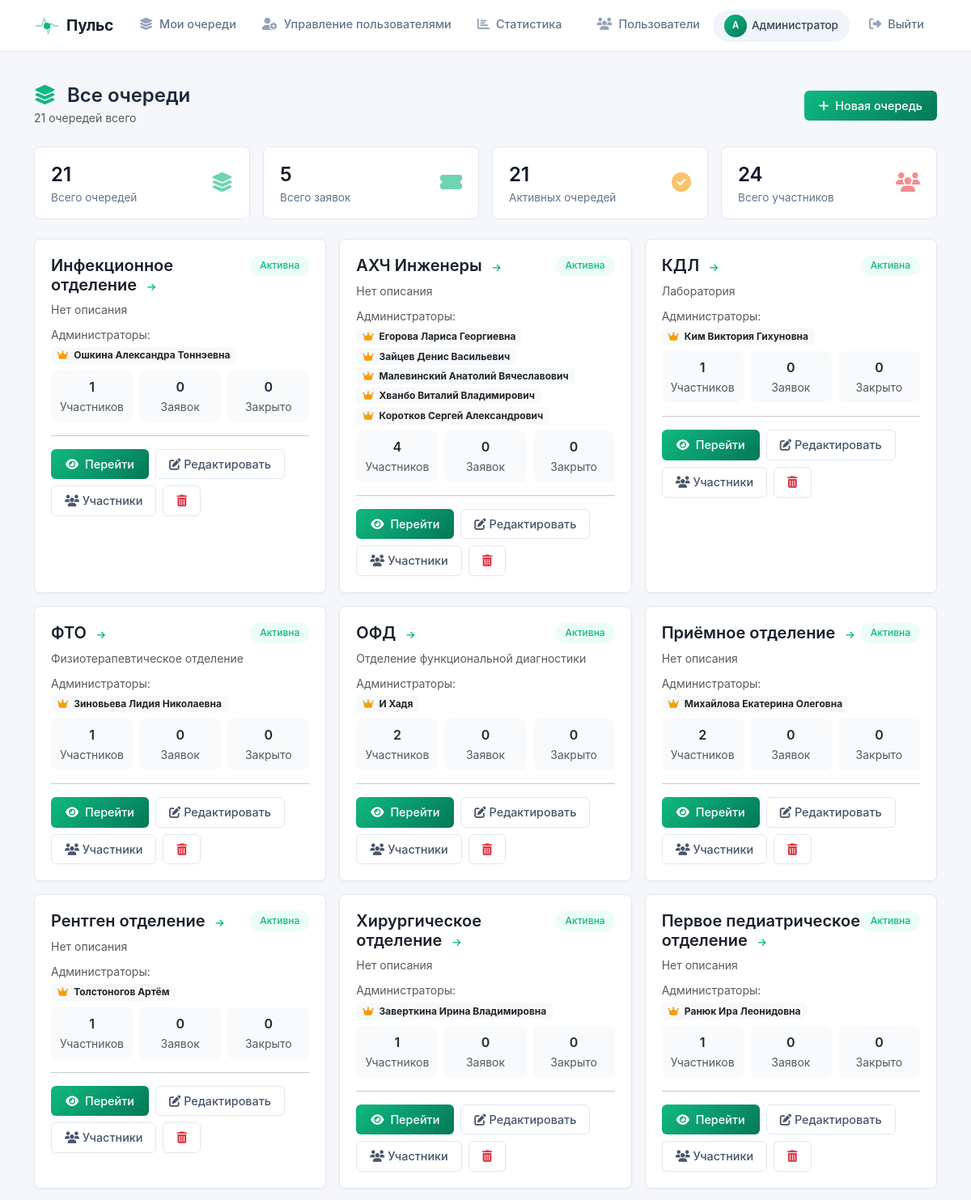
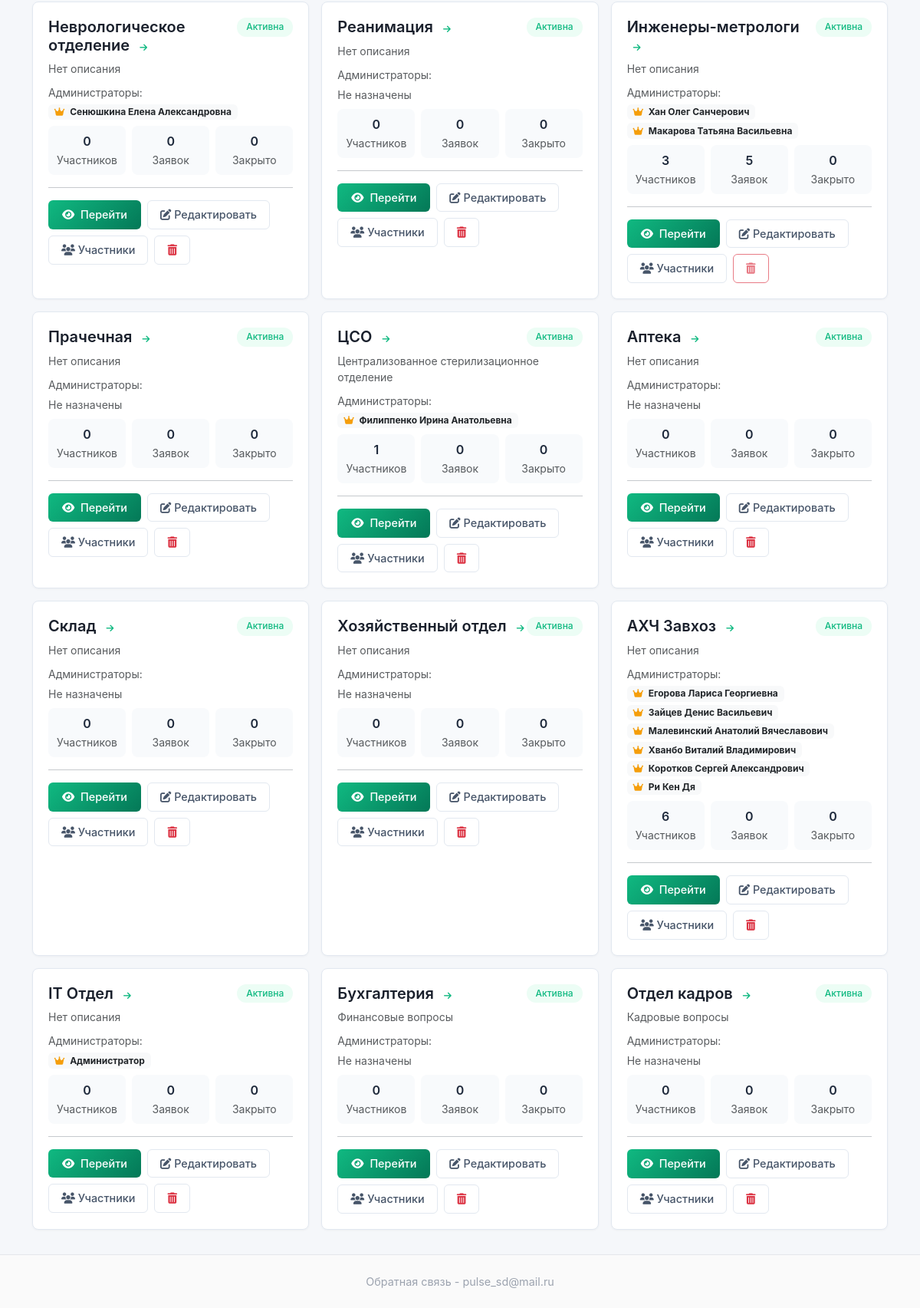
Page /my-queues (signed in) on the committed database (2 pictures, top to bottom).
### models.py (models this page shows, shortened)
class User(UserMixin, db.Model):
    id = db.Column(db.Integer, primary_key=True)
    username = db.Column(db.String(80), unique=True, nullable=False)
    password = db.Column(db.String(200), nullable=False)
    full_name = db.Column(db.String(300), nullable=True)
    email = db.Column(db.String(120), unique=True, nullable=False)
    phone = db.Column(db.String(20), nullable=True)
    department = db.Column(db.String(200), nullable=True)
    position = db.Column(db.String(200), nullable=True)
    office = db.Column(db.String(50), nullable=True)
    is_admin = db.Column(db.Boolean, default=False)
    created_at = db.Column(db.DateTime, default=datetime.now(tz))
    notify_email = db.Column(db.Boolean, default=True)
    queues = db.relationship('Queue', secondary='user_queue', back_populates='members')
    admin_queues = db.relationship('Queue', secondary='queue_admins', back_populates='admins')
    assigned_tickets = db.relationship('Ticket', secondary='ticket_assignees', back_populates='assignees')
    created_tickets = db.relationship('Ticket', foreign_keys='Ticket.created_by_id', backref='creator')
    allowed_queues = db.relationship(
        'Queue',
        secondary='queue_links',
        primaryjoin='Queue.id == queue_links.c.queue_from',
        secondaryjoin='Queue.id == queue_links.c.queue_to',
        backref='allowed_by_queues'
    )
    bookings = db.relationship('Booking', backref='user', lazy=True)

class Queue(db.Model):
    id = db.Column(db.Integer, primary_key=True)
    name = db.Column(db.String(100), nullable=False, unique=True)
    description = db.Column(db.Text, nullable=True)
    is_active = db.Column(db.Boolean, default=True)
    queue_type = db.Column(db.String(50), default='default')
    created_at = db.Column(db.DateTime, default=datetime.now(tz))
    created_by_id = db.Column(db.Integer, db.ForeignKey('user.id'))
    mail = db.Column(db.Text,default = None)
    admins = db.relationship('User', secondary='queue_admins', back_populates='admin_queues')
    members = db.relationship('User', secondary='user_queue', back_populates='queues')
    tickets = db.relationship('Ticket', backref='queue', lazy=True)
    cars = db.relationship('Car', backref='queue', lazy=True)
    created_by = db.relationship('User', foreign_keys=[created_by_id])

### core/my_queues.py (the view)
@my_q_bp.route('/my-queues')
@login_required
def my_queues():
    if not current_user.admin_queues and not current_user.is_admin:
        flash('У вас нет прав на просмотр этой страницы', 'danger')
        return redirect(url_for('index'))
    if current_user.is_admin:
        queues = Queue.query.order_by(Queue.created_at.desc()).all()
    else:
        queues = current_user.admin_queues
    users = User.query.all()
    queue_stats = []
    total_tickets = 0
    total_members = 0
    active_queues = 0
    total_queues = len(queues)
    for queue in queues:
        tickets_count = len(queue.tickets)
        members_count = len(queue.members)
        closed_count = len([t for t in queue.tickets if t.status == 'Закрыта'])
        queue_stats.append({
            'queue': queue,
            'tickets_count': tickets_count,
            'members_count': members_count,
            'closed_count': closed_count,
            'is_active': queue.is_active
        })
        total_tickets += tickets_count
        total_members += members_count
        if queue.is_active:
            active_queues += 1
    return render_template('my_queues.html',
                         queues=queues,
                         users=users,
                         queue_stats=queue_stats,
                         total_queues=total_queues,
                         total_tickets=total_tickets,
                         total_members=total_members,
                         active_queues=active_queues)

### templates/my_queues.html (shortened to what this page needs)
{% extends "base.html" %}
{% block content %}
<div class="d-flex justify-content-between align-items-center mb-4">
    <div>
        <h4 class="mb-0 fw-semibold">
            <i class="fas fa-layer-group me-2" style="color: var(--primary);"></i>
            {% if current_user.is_admin %}
                Все очереди
            {% else %}
                Мои очереди
            {% endif %}
        </h4>
        <span class="text-muted small">
            {% if current_user.is_admin %}
                {{ queues|length }} очередей всего
            {% else %}
                {{ queues|length }} очередей, где вы администратор
            {% endif %}
        </span>
    </div>
    {% if current_user.is_admin %}
        <a href="{{ url_for('queue_mgmt.admin_queue_create') }}" class="btn btn-primary-gradient">
            <i class="fas fa-plus me-1"></i> Новая очередь
        </a>
    {% endif %}
</div>
<div class="row g-3 mb-4">
    <div class="col-md-3">
        <div class="stat-card blue">
            <div class="d-flex justify-content-between align-items-center">
                <div>
                    <div class="stat-number">{{ total_queues }}</div>
                    <div class="stat-label">Всего очередей</div>
                </div>
                <div class="stat-icon"><i class="fas fa-layer-group"></i></div>
            </div>
        </div>
    </div>
    <div class="col-md-3">
        <div class="stat-card green">
            <div class="d-flex justify-content-between align-items-center">
                <div>
                    <div class="stat-number">{{ total_tickets }}</div>
                    <div class="stat-label">Всего заявок</div>
                </div>
                <div class="stat-icon"><i class="fas fa-ticket-alt"></i></div>
            </div>
        </div>
    </div>
    <div class="col-md-3">
        <div class="stat-card yellow">
            <div class="d-flex justify-content-between align-items-center">
                <div>
                    <div class="stat-number">{{ active_queues }}</div>
                    <div class="stat-label">Активных очередей</div>
                </div>
                <div class="stat-icon"><i class="fas fa-check-circle"></i></div>
            </div>
        </div>
    </div>
    <div class="col-md-3">
        <div class="stat-card red">
            <div class="d-flex justify-content-between align-items-center">
                <div>
                    <div class="stat-number">{{ total_members }}</div>
                    <div class="stat-label">Всего участников</div>
                </div>
                <div class="stat-icon"><i class="fas fa-users"></i></div>
            </div>
        </div>
    </div>
</div>
{% if queues %}
    <div class="row g-3">
        {% for stat in queue_stats %}
            {% set queue = stat.queue %}
            <div class="col-md-6 col-lg-4">
                <div class="card-modern h-100 {% if not queue.is_active %}opacity-50{% endif %} animate-fade-in">
                    <div class="card-body">
                        <div class="d-flex justify-content-between align-items-start mb-2">
                            <a href="{{ url_for('queue_detail.queue_detail', queue_id=queue.id) }}" class="text-decoration-none">
                                <h5 class="fw-semibold mb-0" style="color: #1a202c;">
                                    {{ queue.name }}
                                    <i class="fas fa-arrow-right ms-2" style="font-size: 0.7rem; color: var(--primary);"></i>
                                </h5>
                            </a>
                            <span class="badge-status {% if queue.is_active %}badge-status-new{% else %}badge-status-other{% endif %}">
                                {{ 'Активна' if queue.is_active else 'Неактивна' }}
                            </span>
                        </div>
                        <p class="text-muted small mb-2">
                            {{ queue.description or 'Нет описания' }}
                        </p>
                        <div class="mb-2">
                            <span class="text-muted small">Администраторы:</span>
                            <div class="d-flex flex-wrap gap-1 mt-1">
                                {% for admin in queue.admins %}
                                    <span class="badge bg-light text-dark border-0">
                                        <i class="fas fa-crown me-1" style="color: #f59e0b;"></i>
                                        {{ admin.full_name or admin.username }}
                                    </span>
                                {% else %}
                                    <span class="text-muted small">Не назначены</span>
                                {% endfor %}
                            </div>
                        </div>
                        <div class="row g-2 mb-3">
                            <div class="col-4">
                                <div class="p-2 bg-light-custom rounded-8 text-center">
                                    <div class="fw-semibold">{{ stat.members_count }}</div>
                                    <small class="text-muted">Участников</small>
                                </div>
                            </div>
                            <div class="col-4">
                                <div class="p-2 bg-light-custom rounded-8 text-center">
                                    <div class="fw-semibold">{{ stat.tickets_count }}</div>
                                    <small class="text-muted">Заявок</small>
                                </div>
                            </div>
                            <div class="col-4">
                                <div class="p-2 bg-light-custom rounded-8 text-center">
                                    <div class="fw-semibold">{{ stat.closed_count }}</div>
                                    <small class="text-muted">Закрыто</small>
                                </div>
                            </div>
                        </div>
                        <hr>
                        <div class="d-flex flex-wrap gap-2">
                            <a href="{{ url_for('queue_detail.queue_detail', queue_id=queue.id) }}" class="btn btn-primary-gradient btn-sm">
                                <i class="fas fa-eye me-1"></i> Перейти
                            </a>
                            {% if current_user.is_admin %}
                                <a href="{{ url_for('queue_mgmt.admin_queue_edit', queue_id=queue.id) }}" class="btn btn-outline-modern btn-sm">
                                    <i class="fas fa-edit"></i> Редактировать
                                </a>
                            {% endif %}
                            <button class="btn btn-outline-modern btn-sm" data-bs-toggle="collapse" data-bs-target="#members{{ queue.id }}">
                                <i class="fas fa-users"></i> Участники
                            </button>
                            {% if current_user.is_admin %}
                                <form method="POST" action="{{ url_for('queue_mgmt.admin_queue_delete', queue_id=queue.id) }}"
                                      onsubmit="return confirm('Удалить очередь «{{ queue.name }}»?')" class="d-inline">
                                    <button type="submit" class="btn btn-outline-modern btn-sm text-danger"
                                            {% if stat.tickets_count > 0 %}disabled title="В очереди есть заявки"{% endif %}>
                                        <i class="fas fa-trash-alt"></i>
                                    </button>
                                </form>
                            {% endif %}
                        </div>
                    </div>
                </div>
            </div>
        {% endfor %}
    </div>
{% endif %}
{% endblock %}

### templates/base.html (shortened to what this page needs)
<!DOCTYPE html>
<html lang="ru">
<head>
    <link href="https://cdn.jsdelivr.net/npm/bootstrap@5.3.0/dist/css/bootstrap.min.css" rel="stylesheet">
    <link href="https://cdnjs.cloudflare.com/ajax/libs/font-awesome/6.4.0/css/all.min.css" rel="stylesheet">
    <link rel="stylesheet" href="{{ url_for('static', filename='style.css') }}">
    <link href="https://cdn.quilljs.com/1.3.6/quill.snow.css" rel="stylesheet">
</head>
<body>
    <nav class="navbar navbar-expand-lg navbar-custom">
        <div class="container">
            <a class="navbar-brand" href="{{ url_for('index') }}">
                <span class="logo-pulse">
                    <span class="pulse-icon">
                        <span class="pulse-dot"></span>
                    </span>
                    Пульс
                </span>
            </a>
            <div class="collapse navbar-collapse" id="navbarNav">
                <ul class="navbar-nav me-auto">
                    {% if current_user.is_authenticated and current_user.admin_queues %}
                        <li class="nav-item">
                            <a class="nav-link {{ 'active' if request.endpoint == 'my_queues' }}" href="{{ url_for('my_queues.my_queues') }}">
                                <i class="fas fa-layer-group"></i> Мои очереди
                            </a>
                        </li>
                    {% endif %}
                    {% if current_user.is_authenticated and current_user.is_admin %}
                        <li class="nav-item dropdown">
                            <a class="nav-link {{ 'active' if request.endpoint == 'admin_users' }}" href="{{ url_for('user_mgmt.admin_users') }}">
                                <i class="fas fa-user-cog"></i> Управление пользователями
                            </a>
                        </li>
                        <li class="nav-item">
                            <a class="nav-link {{ 'active' if request.endpoint == 'statistics' }}" href="{{ url_for('statistics.statistics') }}">
                                <i class="fas fa-chart-bar"></i> Статистика
                            </a>
                        </li>
                    {% endif %}
                </ul>
                <ul class="navbar-nav align-items-center">
                    {% if current_user.is_authenticated %}
                        <li class="nav-item">
                            <a class="nav-link {{ 'active' if request.endpoint == 'users_list' }}" href="{{ url_for('users_list') }}">
                                <i class="fas fa-users"></i> Пользователи
                            </a>
                        </li>
                        <li class="nav-item me-2">
                            <a href="{{ url_for('profile') }}" class="user-badge-link" title="Перейти в профиль">
                                <span class="user-badge">
                                    <span class="user-avatar-mini">{{ (current_user.full_name or current_user.username)[0]|upper }}</span>
                                    {{ current_user.full_name or current_user.username }}
                                </span>
                            </a>
                        </li>
                        <li class="nav-item">
                            <a class="nav-link btn-logout" href="{{ url_for('login.logout') }}">
                                <i class="fas fa-sign-out-alt"></i> Выйти
                            </a>
                        </li>
                    {% else %}
                        <li class="nav-item">
                            <a class="nav-link btn-login" href="{{ url_for('login') }}">
                                <i class="fas fa-sign-in-alt"></i> Войти
                            </a>
                        </li>
                    {% endif %}
                </ul>
            </div>
        </div>
    </nav>
    <div class="main-content">
        <div class="container mt-4 pt-3">
            {% block content %}{% endblock %}
        </div>
    </div>
    <footer class="footer">
        <div class="container">
            Обратная связь - pulse_sd@mail.ru
        </div>
    </footer>
</body>
</html>

### rows in the picture
User: full_name "А", full_name "Администратор", is_admin True (drawn)
Queue: name "Инфекционное отделение", is_active "Активна", description "Нет описания"
User: full_name "Ошкина Александра Тоннэевна"
Queue: name "АХЧ Инженеры", is_active "Активна", description "Нет описания"
User: full_name "Егорова Лариса Георгиевна"
User: full_name "Зайцев Денис Васильевич"
User: full_name "Малевинский Анатолий Вячеславович"
User: full_name "Хванбо Виталий Владимирович"
User: full_name "Коротков Сергей Александрович"
Queue: name "КДЛ", is_active "Активна", description "Лаборатория"
User: full_name "Ким Виктория Гихуновна"
Queue: name "ФТО", is_active "Активна", description "Физиотерапевтическое отделение"
User: full_name "Зиновьева Лидия Николаевна"
Queue: name "ОФД", is_active "Активна", description "Отделение функциональной диагностики"
User: full_name "И Хадя"
Queue: name "Приёмное отделение", is_active "Активна", description "Нет описания"
User: full_name "Михайлова Екатерина Олеговна"
Queue: name "Рентген отделение", is_active "Активна", description "Нет описания"
User: full_name "Толстоногов Артём"
Queue: name "Хирургическое отделение", is_active "Активна", description "Нет описания"
User: full_name "Заверткина Ирина Владимировна"
Queue: name "Первое педиатрическое отделение", is_active "Активна", description "Нет описания"
User: full_name "Ранюк Ира Леонидовна"
Queue: name "Неврологическое отделение", is_active "Активна", description "Нет описания"
User: full_name "Сенюшкина Елена Александровна"
Queue: name "Реанимация", is_active "Активна", description "Нет описания"
Queue: name "Инженеры-метрологи", is_active "Активна", description "Нет описания"
User: full_name "Хан Олег Санчерович"
User: full_name "Макарова Татьяна Васильевна"
Queue: name "Прачечная", is_active "Активна", description "Нет описания"
Queue: name "ЦСО", is_active "Активна", description "Централизованное стерилизационное отделение"
User: full_name "Филиппенко Ирина Анатольевна"
Queue: name "Аптека", is_active "Активна", description "Нет описания"
Queue: name "Склад", is_active "Активна", description "Нет описания"
Queue: name "Хозяйственный отдел", is_active "Активна", description "Нет описания"
Queue: name "АХЧ Завхоз", is_active "Активна", description "Нет описания"
User: full_name "Ри Кен Дя"
Queue: name "IT Отдел", is_active "Активна", description "Нет описания"
Queue: name "Бухгалтерия", is_active "Активна", description "Финансовые вопросы"
Queue: name "Отдел кадров", is_active "Активна", description "Кадровые вопросы"

### other values in the picture
{{ queues|length }} "21"
{{ total_queues }} "21"
{{ total_tickets }} "5"
{{ active_queues }} "21"
{{ total_members }} "24"
{{ stat.members_count }} "1" "4" "1" "1" "2" "2" "1" "1" "1" "0" "0" "3" "0" "1" "0" "0" "0" "6" "0" "0" "0"
{{ stat.tickets_count }} "0" "0" "0" "0" "0" "0" "0" "0" "0" "0" "0" "5" "0" "0" "0" "0" "0" "0" "0" "0" "0"
{{ stat.closed_count }} "0" "0" "0" "0" "0" "0" "0" "0" "0" "0" "0" "0" "0" "0" "0" "0" "0" "0" "0" "0" "0"
